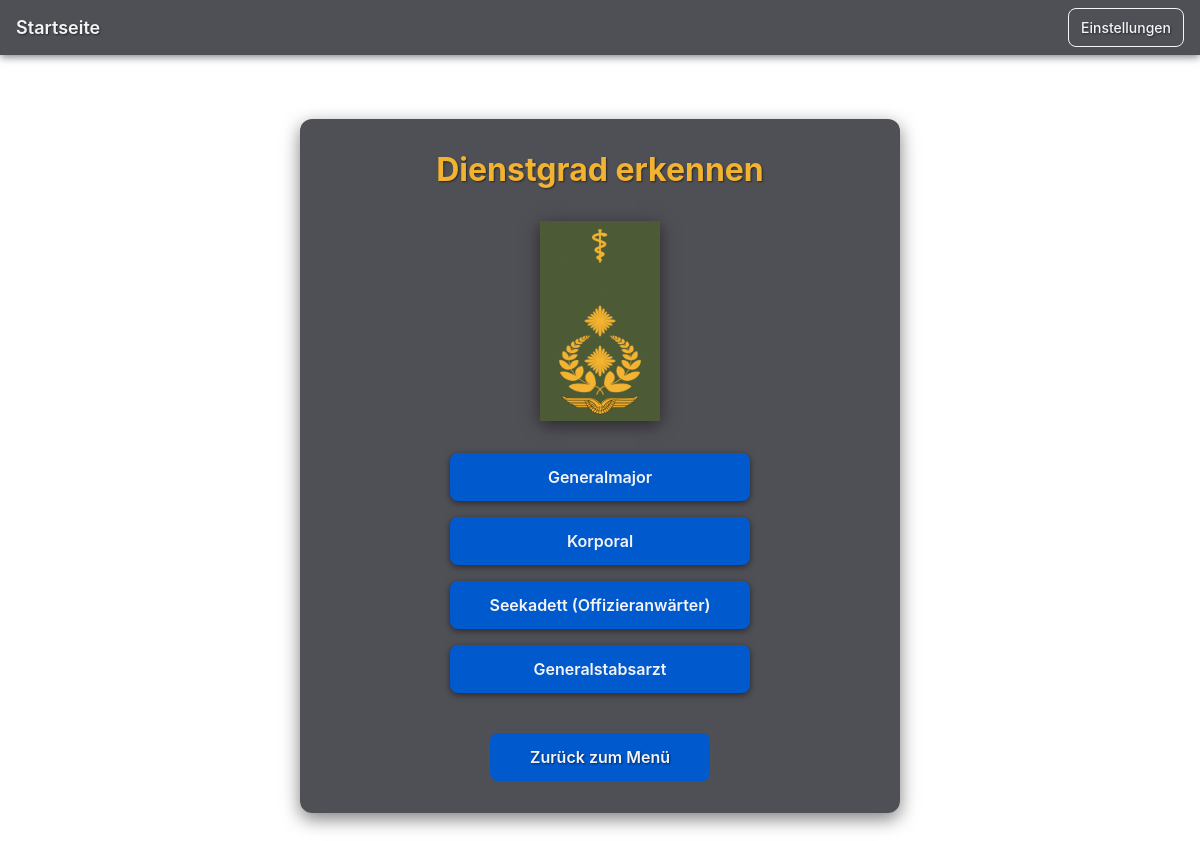
Page /ranks/quiz1 on the committed database.
### app/models.py (models this page shows, shortened)
class Rank(db.Model):
    __tablename__ = "rank"
    id = db.Column(db.Integer, primary_key=True)
    sort_order = db.Column(db.Integer, nullable=False, default=0)
    branch = db.Column(db.String(50))               # Heer, Luftwaffe, Marine
    title = db.Column(db.String(100))
    abbreviation = db.Column(db.String(20))
    level_code = db.Column(db.String(10))
    rank_type = db.Column(db.String(50))            # Mannschaft, Unteroffizier, Offizier
    rank_group = db.Column(db.String(100))          # Offizier: Leutnante und Hauptleute, Stabsoffiziere, Generale
    specialization = db.Column(db.String(50))       # Sanitäter
    description = db.Column(db.Text)
    image_filename = db.Column(db.String(200))

### app/routes.py (the view)
@bp.route("/ranks/quiz1")
def ranks_quiz1():
    branch = request.args.get("branch")
    if branch:
        session["quiz_branch"] = branch
        session["current_background"] = DEFAULT_BACKGROUNDS.get(branch, DEFAULT_BACKGROUNDS["Heer"])
    data = generate_quiz_data()
    return render_template(
        "ranks/ranks_quiz1.html",
        correct=data["correct"],
        options=data["options"],
        background=data["background"],
        selected_branch=data["branch"]
    )

### app/routes.py (called while the page is built)
def generate_quiz_data(branch=None):
    branch = branch or session.get("quiz_branch", "Alle")
    if branch == "Alle":
        ranks = Rank.query.all()
    else:
        ranks = Rank.query.filter_by(branch=branch).all()
    if not ranks:
        ranks = Rank.query.all()
    correct = random.choice(ranks)
    wrong = random.sample([r for r in ranks if r.id != correct.id], min(3, len(ranks) - 1))
    options = [correct] + wrong
    random.shuffle(options)
    background = session.get("current_background", DEFAULT_BACKGROUNDS.get(branch, DEFAULT_BACKGROUNDS["Heer"]))
    return {
        "branch": branch,
        "background": background,
        "correct": correct,
        "options": options
    }

### app/templates/ranks/ranks_quiz1.html (shortened to what this page needs)
{% extends "base.html" %}
{% block content %}
<div class="quiz">
  <h1 class="quiz__title">Dienstgrad erkennen</h1>
  <img
    src="{{ url_for('static', filename='images/' + correct.image_filename) }}"
    alt="{{ correct.title }}"
    class="quiz__image"
  >
  <div class="quiz__options">
    {% for opt in options %}
    <button
      id="{{ opt.id }}"
      data-id="{{ opt.id }}"
      onclick="checkAnswer({{ opt.id }}, {{ correct.id }})"
      class="quiz__button"
    >
      {{ opt.title }}
    </button>
    {% endfor %}
  </div>
    <div class="quiz__actions">
        <a href="{{ url_for('main.quizmodes', branch=selected_branch, mode='normal') }}"
            id="menu-btn"
            class="quiz__next quiz__back">
            Zurück zum Menü
        </a>
    </div>
</div>
{% endblock %}

### app/static/css/style.css (style rules this page uses)
a, button { text-decoration: none; }
:root { --bw-gold: rgba(242, 179, 48, 1); --bw-bg: rgba(20, 20, 30, 0.75); --gray-dark: rgba(31, 41, 55, 1); --gray-mid: rgba(55, 65, 81, 1); --gray-line: rgba(75, 85, 99, 1); --txt-light: rgba(243, 244, 246, 1); --shadows: rgba(0, 0, 0, 0.5); --hover: rgba(45, 55, 72, 1); --blue: rgba(0, 89, 205, 1); --red: rgba(220, 53, 69, 1); --green: rgba(40, 167, 69, 1); --font-family-sans: "Inter", "Helvetica Neue", Arial, sans-serif; --font-size-xs: 0.75rem; --font-size-sm: 0.875rem; --font-size-base: 1rem; --font-size-m: 1.125rem; --font-size-l: 1.5rem; --font-size-xl: 2rem; --font-size-xxl: 2.5rem; --font-size-xxxl: 3rem; --font-weight-regular: 400; --font-weight-medium: 500; --font-weight-semibold: 600; --font-weight-bold: 700; --line-height-tight: 1.2; --line-height-normal: 1.5; --line-height-loose: 1.8; --space-1: 0.25rem; --space-2: 0.5rem; --space-3: 0.75rem; --space-4: 1rem; --space-5: 1.5rem; --space-6: 2rem; --space-7: 3rem; --space-8: 4rem; --padding-section: var(--space-6); --radius-xs: 4px; --radius-sm: 6px; --radius-m: 8px; --radius-l: 12px; --radius-xl: 16px; --radius-full: 9999px; --radius-button: var(--radius-m); --radius-card: var(--radius-l); --radius-modal: var(--radius-xl); --space-section: var(--space-7); --space-card: var(--space-5); --font-heading: var(--font-size-xxl); --font-subheading: var(--font-size-l); --font-body: var(--font-size-base); }
.quiz { background-color: var(--bw-bg); color: var(--txt-light); padding: var(--space-7); border-radius: var(--radius-card); box-shadow: 0 6px 18px var(--shadows); max-width: 600px; margin: var(--space-8) auto; text-align: center; font-family: var(--font-family-sans); }
.quiz__title { color: var(--bw-gold); font-size: var(--font-heading); font-weight: var(--font-weight-bold); margin-bottom: var(--space-6); }
.quiz__button { background-color: var(--blue); color: var(--txt-light); font-weight: var(--font-weight-semibold); border: none; border-radius: var(--radius-button); padding: var(--space-3) var(--space-5); box-shadow: 0 2px 6px var(--shadows); transition: all 0.2s ease-in-out; cursor: pointer; width: 220px; }
.quiz { text-align: center; padding: var(--space-6); font-family: var(--font-family-sans); color: var(--txt-light); margin: var(--space-8) auto; }
.quiz__title { font-size: var(--font-size-xl); font-weight: var(--font-weight-bold); color: var(--bw-gold); margin-bottom: var(--space-6); }
.quiz__image { max-height: 200px; width: auto; object-fit: contain; border-radius: var(--radius-md); box-shadow: 0 4px 16px var(--shadows); margin-bottom: var(--space-6); transition: transform 0.2s ease, box-shadow 0.2s ease; }
.quiz__options { display: flex; flex-direction: column; gap: var(--space-4); margin-bottom: var(--space-4); }
.quiz__button { background-color: var(--blue); color: var(--txt-light); border: none; border-radius: var(--radius-button); padding: var(--space-3) var(--space-5); font-size: var(--font-size-base); font-weight: var(--font-weight-semibold); transition: all 0.2s ease-in-out; cursor: pointer; text-decoration: none; width: 100%; max-width: 300px; margin: 0 auto; }
.quiz__actions { display: flex; justify-content: center; gap: var(--space-4); margin-top: var(--space-5); flex-wrap: wrap; }
.quiz__actions .quiz__next, .quiz__actions .quiz__back { flex: 1 1 180px; max-width: 220px; text-align: center; }
.quiz__back { background-color: var(--blue); color: var(--txt-light); font-weight: var(--font-weight-semibold); border-radius: var(--radius-button); padding: var(--space-3) var(--space-5); text-decoration: none; transition: all 0.2s ease-in-out; }
.quiz__next { background-color: var(--blue); color: var(--txt-light); font-weight: var(--font-weight-semibold); border-radius: var(--radius-button); padding: var(--space-3) var(--space-5); text-decoration: none; transition: all 0.2s ease-in-out; }
.quiz__next { display: inline-block; margin-top: var(--space-4); background-color: var(--blue); color: var(--txt-light); font-weight: var(--font-weight-semibold); border-radius: var(--radius-button); padding: var(--space-3) var(--space-5); text-decoration: none; border: none; transition: all 0.2s ease-in-out; cursor: pointer; }
h1 { font-size: 2.2rem; font-weight: 600; color: var(--bw-gold); margin-bottom: 2rem; }

### rows in the picture
Rank: image_filename+title (picture), title "Generalstabsarzt"
Rank: title "Generalmajor"
Rank: title "Korporal"
Rank: title "Seekadett (Offizieranwärter)"
